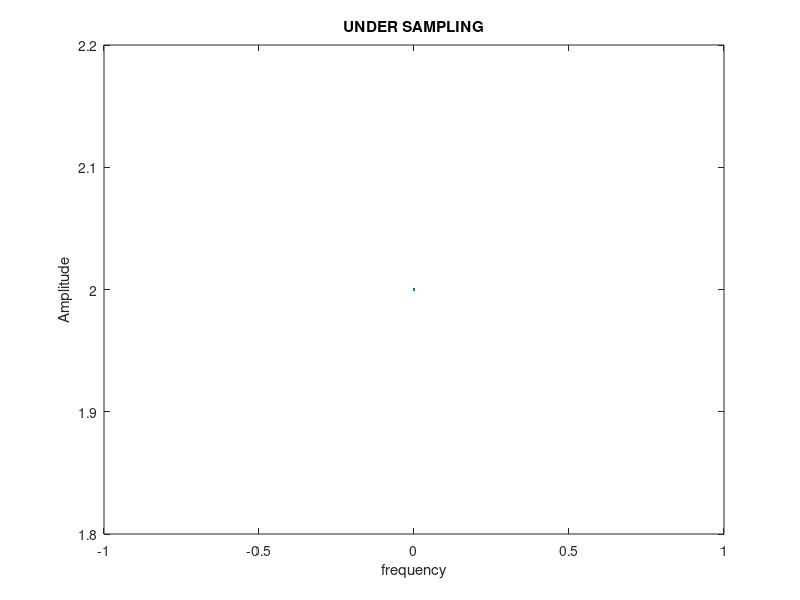
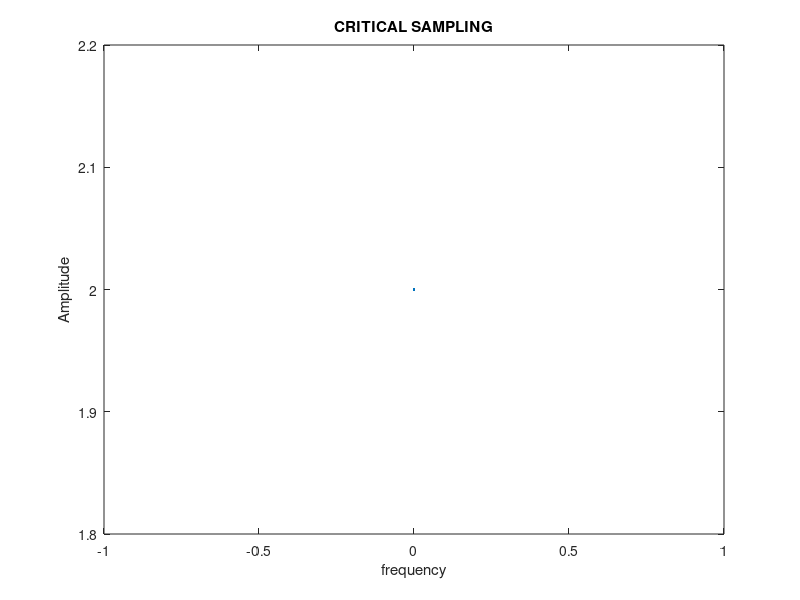
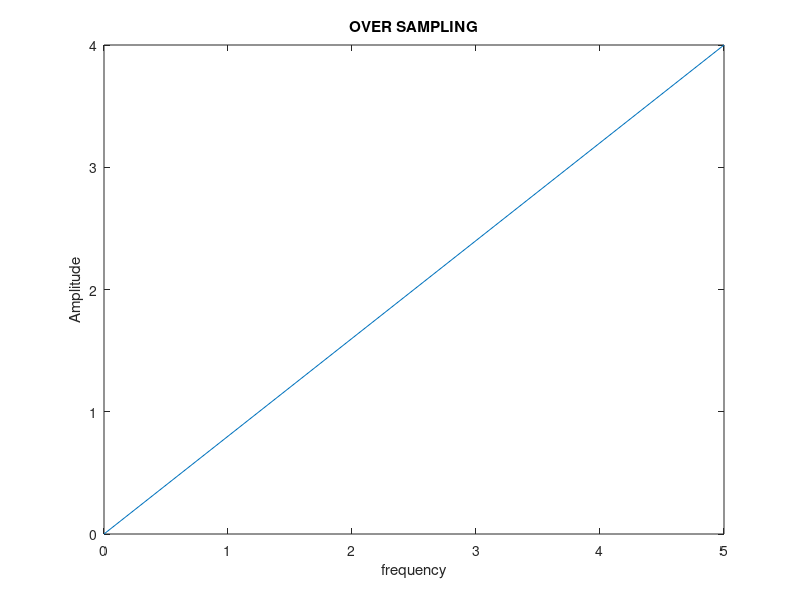

MATLAB code for these plots, in order:
%Sampling

f1=input('Enter the highetst frequency of 1st singnal f1 in Hz:');
f2=input('Enter the highetst frequency of 2nd singnal f2 in Hz:');

freq= max(f1,f2);

%Under sampling
fs=freq/2;
t=0:1/fs:0.1;
x= cos(2*pi*f1*t)+cos(2*pi*f2*t);
XK = fft(x); %Fast Fourier transform
f=[0:length(XK)-1]*fs/length(XK);

figure(1);
plot(f,abs(XK));
% axis([-500,1500,0,120]);  %aliasing at 0
xlabel('frequency');
ylabel('Amplitude');
title('UNDER SAMPLING');

%critical sampling

fs=freq;
t=0:1/fs:0.1;
x= cos(2*pi*f1*t)+cos(2*pi*f2*t);
XK = fft(x);
f=[0:length(XK)-1]*fs/length(XK);

figure(2);
plot(f,abs(XK));
xlabel('frequency');
ylabel('Amplitude');
title('CRITICAL SAMPLING');

%over sampling
fs=2*freq;
t=0:1/fs:0.1;
x= cos(2*pi*f1*t)+cos(2*pi*f2*t);
XK = fft(x);
f=[0:length(XK)-1]*fs/length(XK);

figure(3);
plot(f,abs(XK));
xlabel('frequency');
ylabel('Amplitude');
title('OVER SAMPLING');


